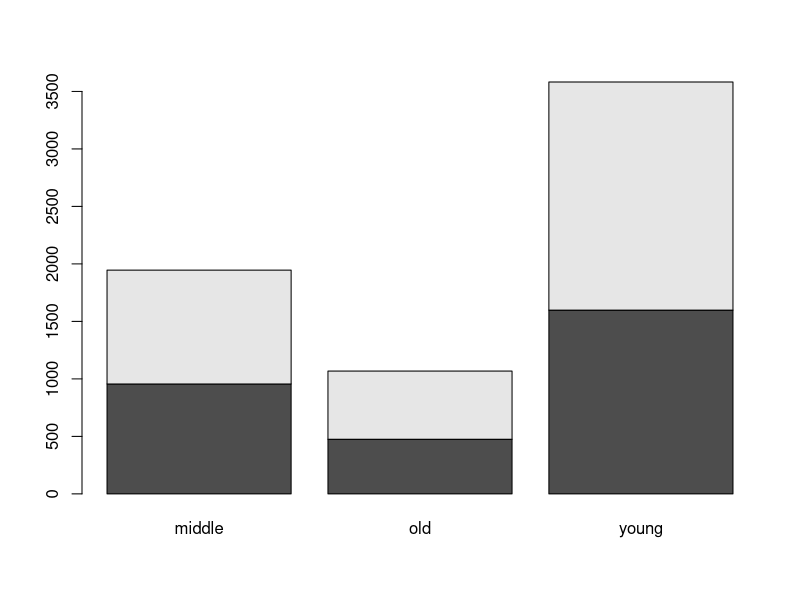
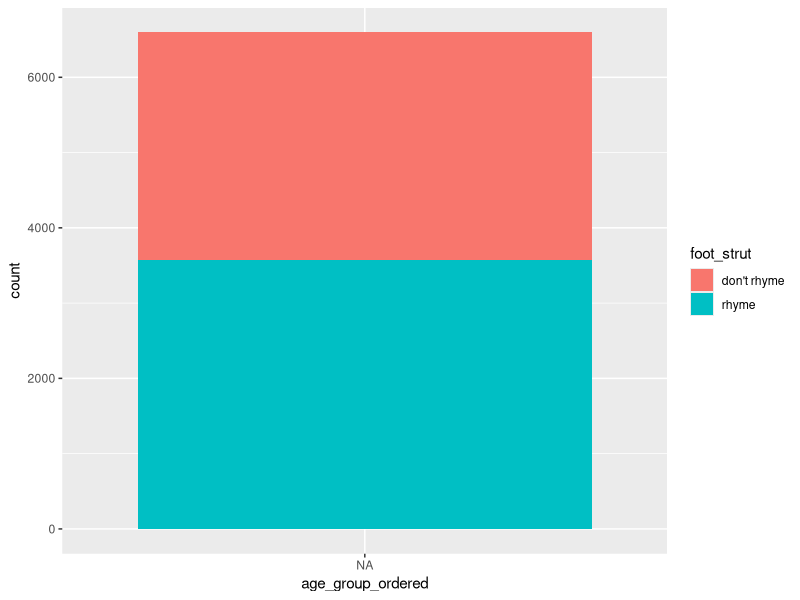
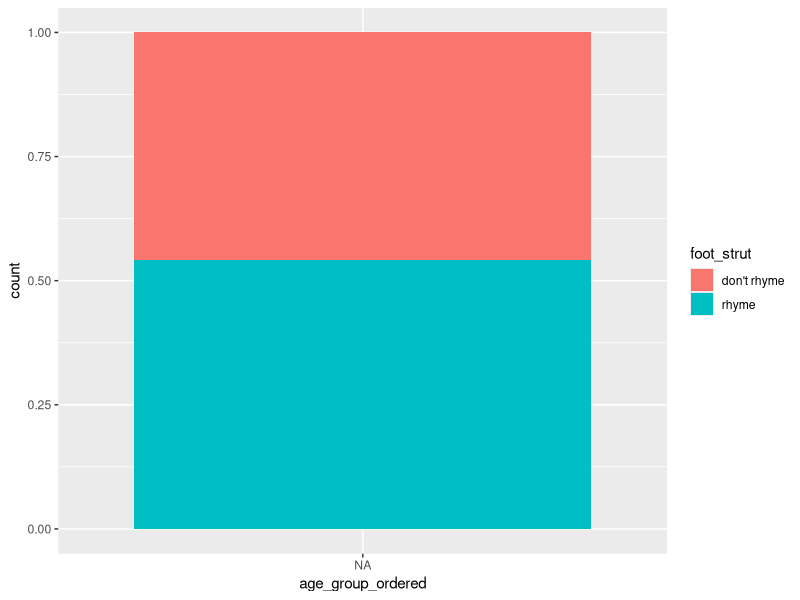
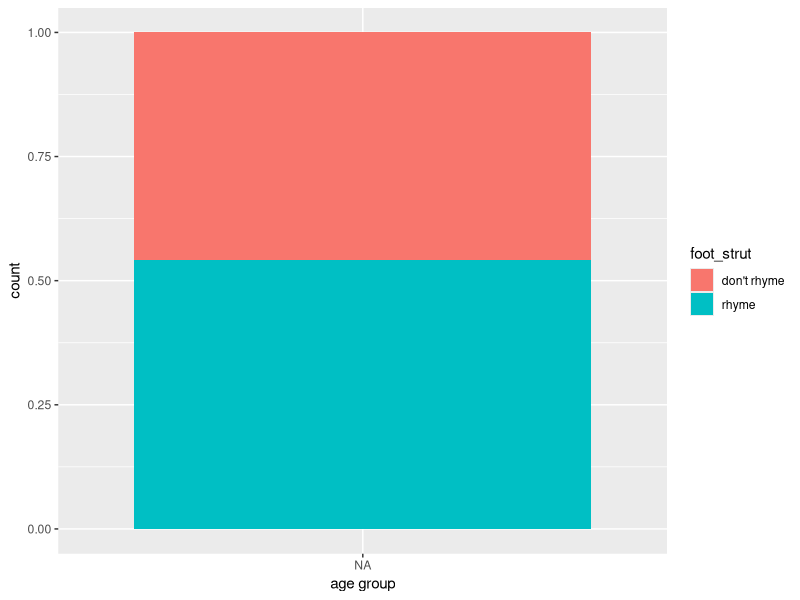
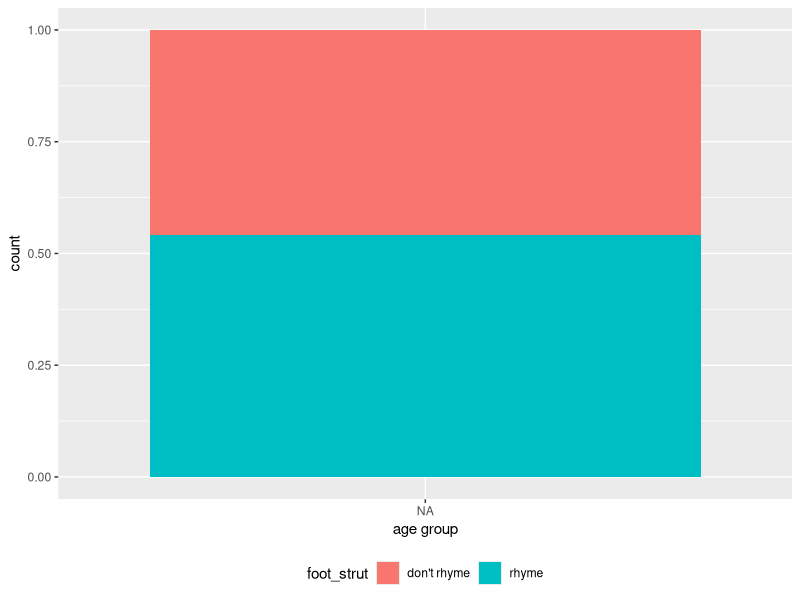
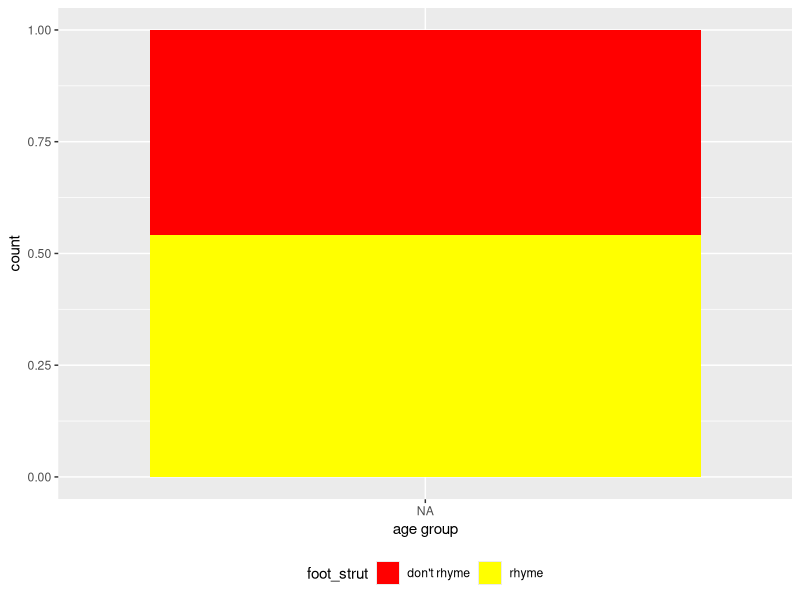
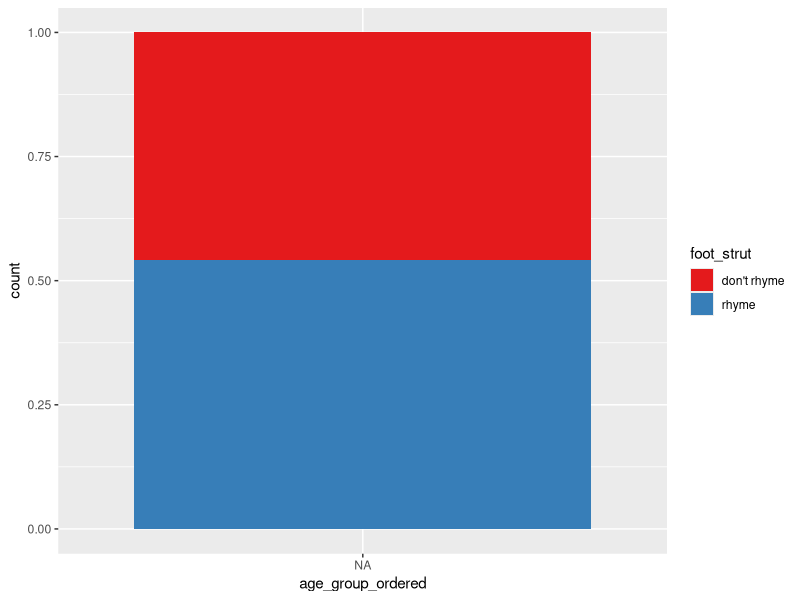

Here is the R script that generated these plots, in order:
## ---- chunk 1
## LOAD PACKAGES ####
library(dplyr) # this is a package that makes handling data easier
library(ggplot2) # this is a package that makes nice graphs
## ---- chunk 2
## LOAD IN DATA ####
dialect_data = read.csv("dialectdata.csv")
## ---- chunk 3
dim(dialect_data)
## ---- chunk 4
head(dialect_data)
## ---- chunk 5
tail(dialect_data)
## ---- chunk 6
colnames(dialect_data)
## ---- chunk 7
# Look at factor levels for some columns
levels(dialect_data$foot_strut)
levels(dialect_data$give_it_me)
## ---- chunk 8
table(dialect_data$foot_strut)
## ---- chunk 9
table(dialect_data$foot_strut, dialect_data$age_group)
## ---- chunk 10
#your code here for your choice of independent variable
## ---- chunk 11
foot_strut.tab = table(dialect_data$foot_strut, dialect_data$age_group)
## ---- chunk 12
foot_strut.tab 
## ---- chunk 13
prop.table(foot_strut.tab, 2) 
## ---- chunk 14
foot_strut.prop.tab = prop.table(foot_strut.tab, 2) 
## ---- chunk 15
# WRONG WAY AROUND
prop.table(foot_strut.tab, 1) 
## ---- chunk 16
dialect_data %>%
  group_by(age_group) %>% # the independent variable
  count(foot_strut) %>% # the dependent variable
  mutate(prop = prop.table(n))
## ---- chunk 17
# here you can look at another independent variable's affect on foot_strut

## ---- chunk 18
barplot(foot_strut.tab)
## ---- chunk 19
#create a barplot with the proportions of foot_strut instead of raw numbers

## ---- chunk 20
levels(dialect_data$age_group)
## ---- chunk 21
# reordering
dialect_data$age_group_ordered = factor(dialect_data$age_group,levels(dialect_data$age_group)[c(3, 1, 2)])

#having a look at new order
levels(dialect_data$age_group_ordered)
## ---- chunk 22
ggplot(dialect_data, aes(age_group_ordered, fill = foot_strut)) + 
  geom_bar()
## ---- chunk 23
ggplot(dialect_data, aes(age_group_ordered, fill = foot_strut)) +
  geom_bar(position="fill")
## ---- chunk 24
ggplot(dialect_data, aes(age_group_ordered, fill = foot_strut)) +
  geom_bar(position="fill") +
  xlab("age group")
## ---- chunk 25
ggplot(dialect_data, aes(age_group_ordered, fill = foot_strut)) +
  geom_bar(position="fill") +
  xlab("age group") +
  theme(legend.position = "bottom")
## ---- chunk 26
ggplot(dialect_data, aes(age_group_ordered, fill = foot_strut)) +
  geom_bar(position="fill") +
  xlab("age group") +
  theme(legend.position = "bottom") +
  scale_fill_manual(values = c("red", "yellow"))
## ---- chunk 27
#my ggplot with new colours

## ---- chunk 28
ggplot(dialect_data, aes(age_group_ordered, fill = foot_strut)) +
  geom_bar(position="fill") +
  scale_fill_brewer(palette="Set1") 
## ---- chunk 29
1+3
